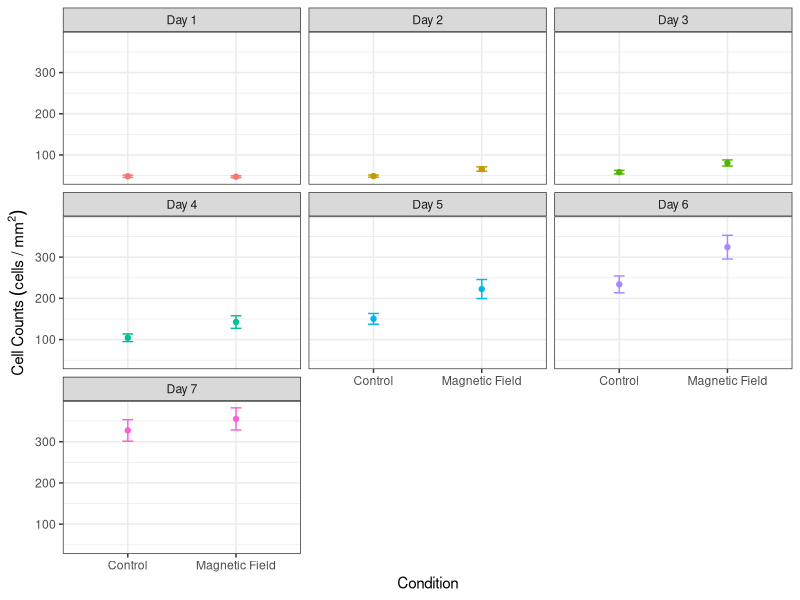
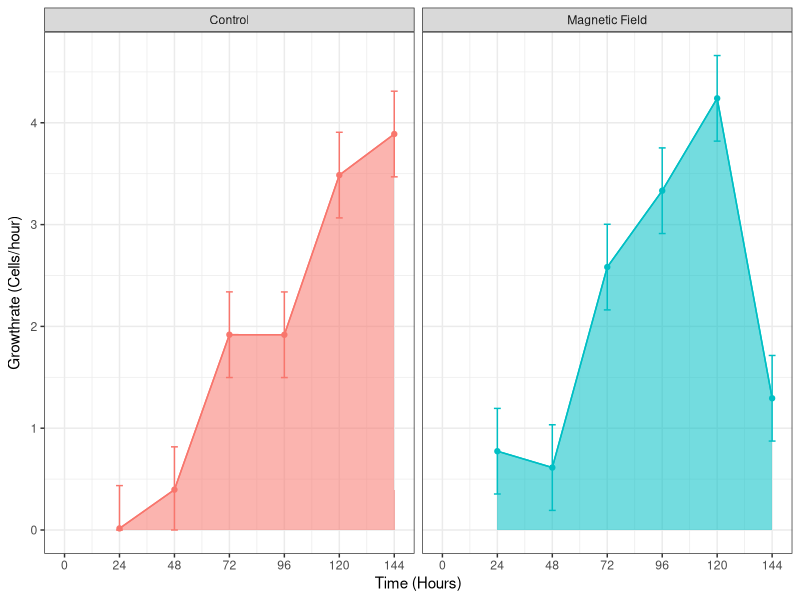
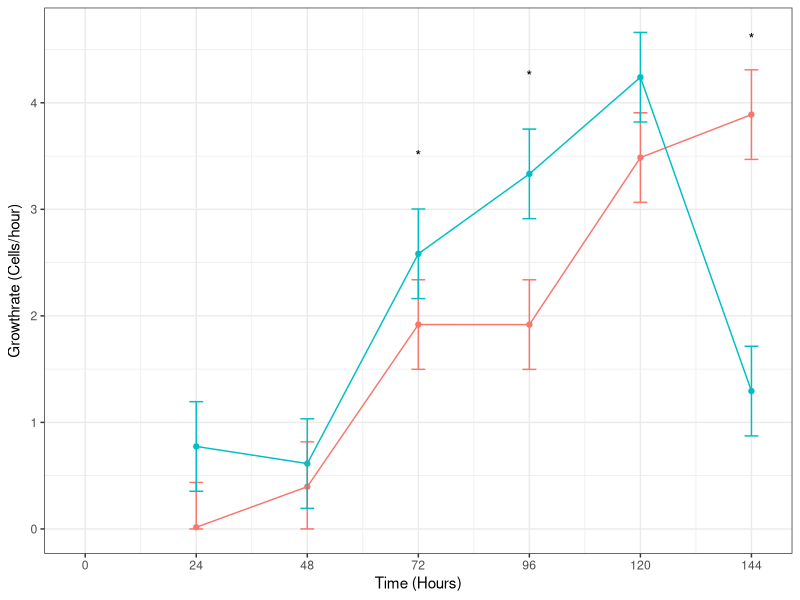
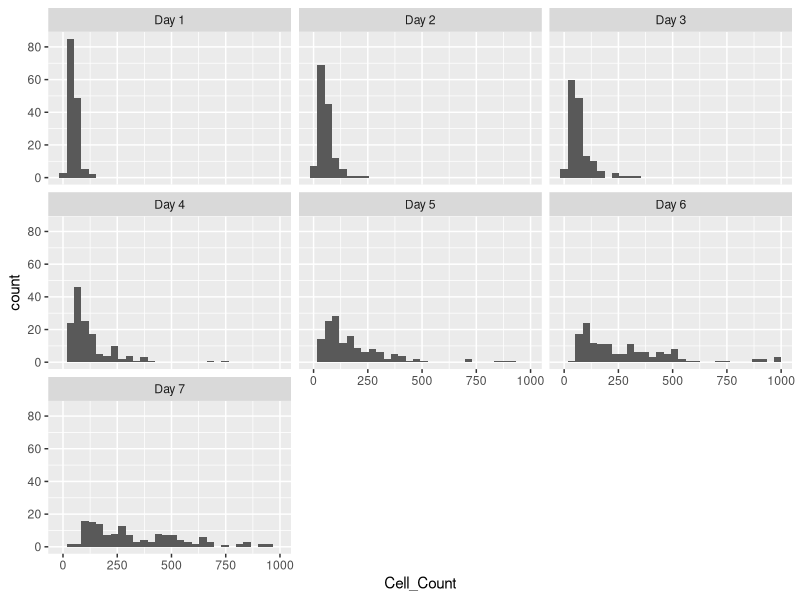

The R script that drew these images, in order:
## ---- chunk 1
# clear the environment
rm(list = ls())

# import the libraries that we will use
library(ggplot2)
library(dplyr)
library(here)
library(ggfortify)
library(readr)
## ---- chunk 2
counts <- read_csv(here("Data", "CMF_HT22_Cummulative_analysis.csv"))

# take a look at the structure of the data
glimpse(counts)

# recode the counts to be before and after exposure
counts$Condition <- recode(counts$Condition, "B-Field" = 'Magnetic Field')

counts <- counts %>%
  tidyr::drop_na()

## ---- chunk 3
# find the means of the cell counts and put them in a new table
mean_counts <- counts %>% 
  filter(!is.na(Date), !is.na(Trial_Day), !is.na(Cell_Count), Condition == "Control" | Condition == "Magnetic Field") %>%
    group_by(Condition,Trial_Day) %>% summarise(
      meancounts = mean(Cell_Count),
      secounts = sd(Cell_Count)/sqrt(sum(!is.na(Cell_Count)))
  
       )
## ---- chunk 4
# create scatterplot with error bars
ggplot(mean_counts, aes(Condition, meancounts, color = Trial_Day))+
     geom_point()+
     geom_line()+
     geom_errorbar(aes(ymin = meancounts - secounts,
                       ymax = meancounts + secounts), width = 0.1)+
    theme_bw()+
    facet_wrap(~Trial_Day)+
    theme(legend.position="none")+
    xlab("Condition")+
    ylab(expression(Cell~Counts~(cells~"/"~mm^2)))
         
## ---- chunk 5
library(scales)
# create scatter plot with error bars
proliferation <- ggplot(mean_counts, aes(Trial_Day, meancounts, color = Condition, group = Condition))+
     geom_point()+
     geom_line()+
     scale_color_manual(values=c('#F8766D','#00BFC4', "dodgerblue"))+
     geom_errorbar(aes(ymin = meancounts - secounts,
                       ymax = meancounts + secounts), width = 0.1)+
    theme_bw()+
    #theme(legend.position="none")+
    xlab("Trial Day")+
    ylab(expression(Cell~Counts~(cells~"/"~mm^2)))+
    annotate("text", x = c(2,3,4,5,6), y = c(100, 125, 180, 275, 370),
           label = expression("*"))

ggsave(filename = "cummulative_proliferation.jpg",
       plot = proliferation,
       width = 7,
       height = 4)
## ---- chunk 6
# calculate the growth rates using a for loop and store the results of the data in   a new dataframe

#define the starting value of x (where we want the loop to start iterating through   our previous data set)
x <- 1

# make an empty data frame
d <- data.frame()

# Write for loop to go through and create a new data set with the growth rates
  for(i in mean_counts$meancounts) {
    y = mean_counts$meancounts[x + 1]
    
    z = (y-mean_counts$meancounts[x])/24
    
    #print(z)
    
    x = x+1
    
    d = rbind(d, z)
  }

dput(d)
## ---- chunk 7
# add in the hours and slope variables to look at how the growth rate changes over time
mean_counts["Hours"] <-c(0,24,48,72,96, 120, 144, 0,24,48,72,96, 120, 144)
mean_counts["Slope"] <- c(NA, 0.015625, 0.396412037037037, 1.91840277777778, 
1.91782407407407, 3.48611111111111, 3.88946759259259, NA, 
0.774028784219002, 0.613309178743962, 2.58256944444444, 3.33275462962963, 
4.24016203703704, 1.29398148148148)

# find standard error of the growthrate data and add it to the mean counts data set

se_growthrate <- 
  sd(c(0.015625, 0.396412037037037, 1.91840277777778,
1.91782407407407, 3.48611111111111, 3.88946759259259, 
0.774028784219002, 0.613309178743962, 2.58256944444444, 3.33275462962963, 
4.24016203703704, 1.29398148148148))/sqrt(12)

se_growthrate

## ---- chunk 8
# create scatter plot that shows the slopes of each of the conditions
ggplot(mean_counts, aes(Hours, Slope, color = Condition, group = Condition))+
    geom_point()+
    geom_line()+
    scale_color_manual(values=c('#F8766D','#00BFC4'))+
    geom_errorbar(aes(ymin = ifelse(Slope - 0.4205147 < 0, 0, Slope - 0.4205147),
                      ymax = Slope + 0.4205147), width = 3)+
    geom_area(aes(fill = Condition, alpha = 0.2))+
    
    theme_bw()+
    scale_x_continuous(breaks=seq(0,144,by=24))+
    theme(legend.position="none")+
    xlab("Time (Hours)")+
    ylab(expression("Growthrate (Cells/hour)")) +
  facet_grid(~Condition)
  
  
## ---- chunk 9
# create scatter plot that shows the slopes of each of the conditions
growthrates_plt <- ggplot(mean_counts, aes(Hours, Slope, color = Condition, group = Condition))+
     geom_point()+
     geom_line()+
     scale_color_manual(values=c('#F8766D','#00BFC4'))+
     geom_errorbar(aes(ymin = ifelse(Slope - 0.4205147 < 0, 0, Slope - 0.4205147),
                      ymax = Slope + 0.4205147), width = 3)+
    #geom_area(aes(fill = Condition, group = Condition), alpha = 0.2)+
    
    theme_bw()+
    scale_x_continuous(breaks=seq(0,144,by=24))+
    theme(legend.position="none")+
    xlab("Time (Hours)")+
    ylab(expression("Growthrate (Cells/hour)"))+
  annotate("text", x = c(72,96, 144), y = c(3.5,4.25, 4.60),
           label = expression("*"))

growthrates_plt
  
ggsave(filename = "growthrates_plt.jpg",
       plot = growthrates_plt,
       width = 5,
       height = 4)
  
## ---- chunk 10
counts %>%
  ggplot(aes(x = Cell_Count))+
  geom_histogram()+
  facet_wrap(~Trial_Day)
## ---- chunk 11
model <- aov(Cell_Count ~ Condition * Trial_Day, data = counts)

summary(model)
## ---- chunk 12
# two sample t test for overall growth between the conditions
pwc <- t.test(meancounts~Condition, data = mean_counts)
pwc
## ---- chunk 13
Day1 <- counts %>%
  filter(Trial_Day == "Day 1")

Day2 <- counts %>%
  filter(Trial_Day == "Day 2")

Day3 <- counts %>%
  filter(Trial_Day == "Day 3")

Day4 <- counts %>%
  filter(Trial_Day == "Day 4")

Day5 <- counts %>%
  filter(Trial_Day == "Day 5")

Day6 <- counts %>%
  filter(Trial_Day == "Day 6")

Day7 <- counts %>%
  filter(Trial_Day == "Day 7")
## ---- chunk 14
day1t <- t.test(Cell_Count~Condition, data = Day1)
day1t

day2t <- t.test(Cell_Count~Condition, data = Day2)
day2t

day3t <- t.test(Cell_Count~Condition, data = Day3)
day3t

day4t <- t.test(Cell_Count~Condition, data = Day4)
day4t

day5t <- t.test(Cell_Count~Condition, data = Day5)
day5t

day6t <- t.test(Cell_Count~Condition, data = Day6)
day6t

day7t <- t.test(Cell_Count~Condition, data = Day7)
day7t
